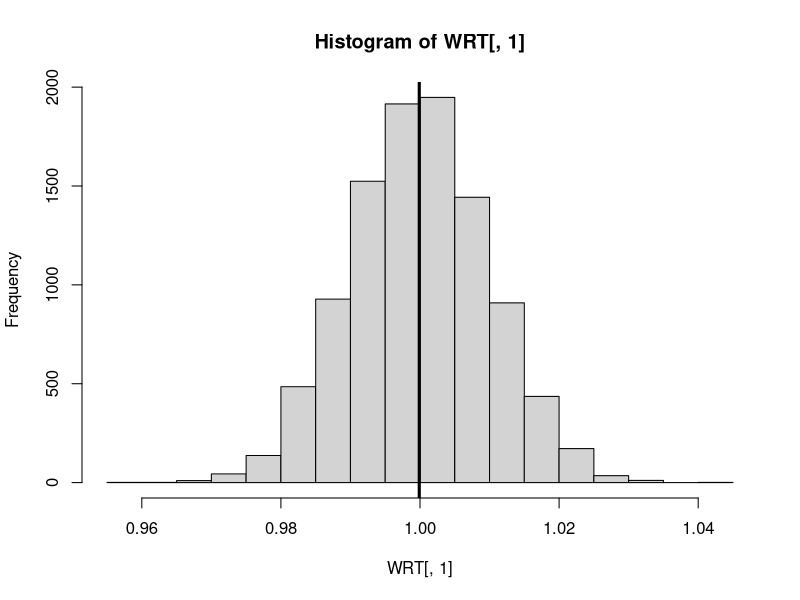
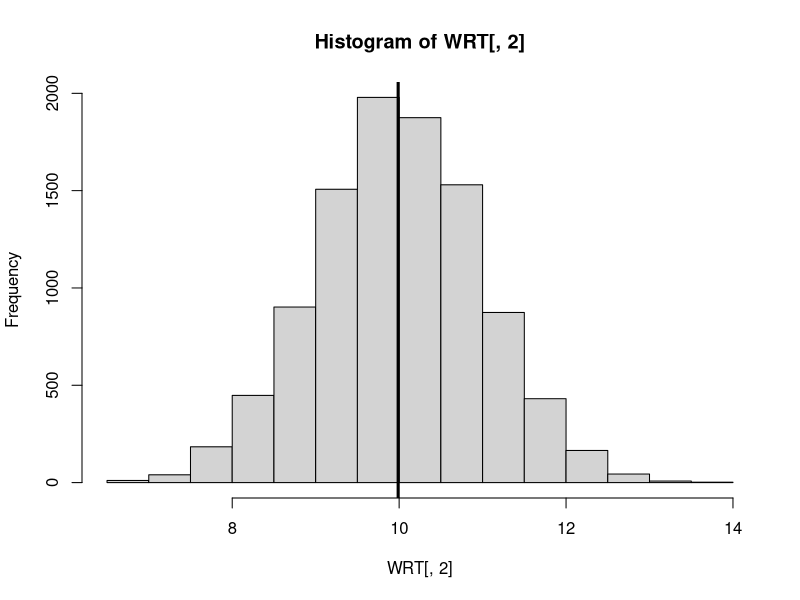
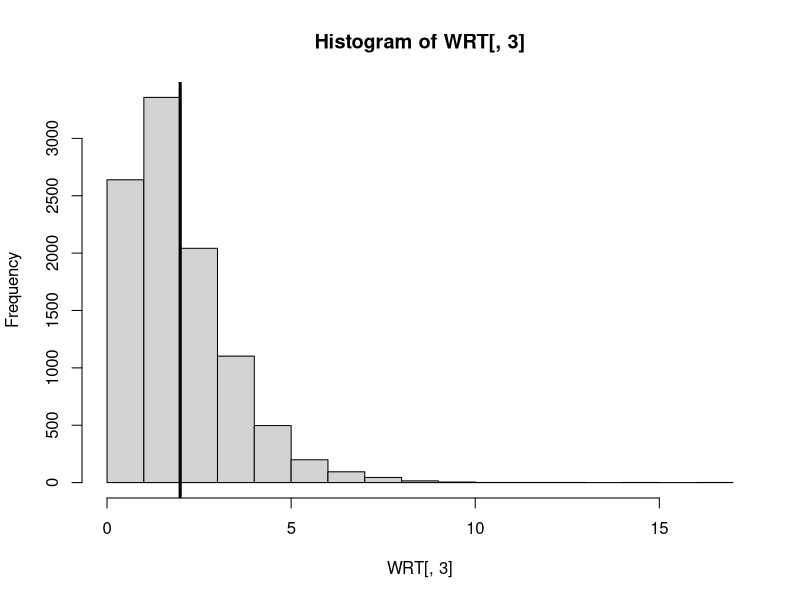
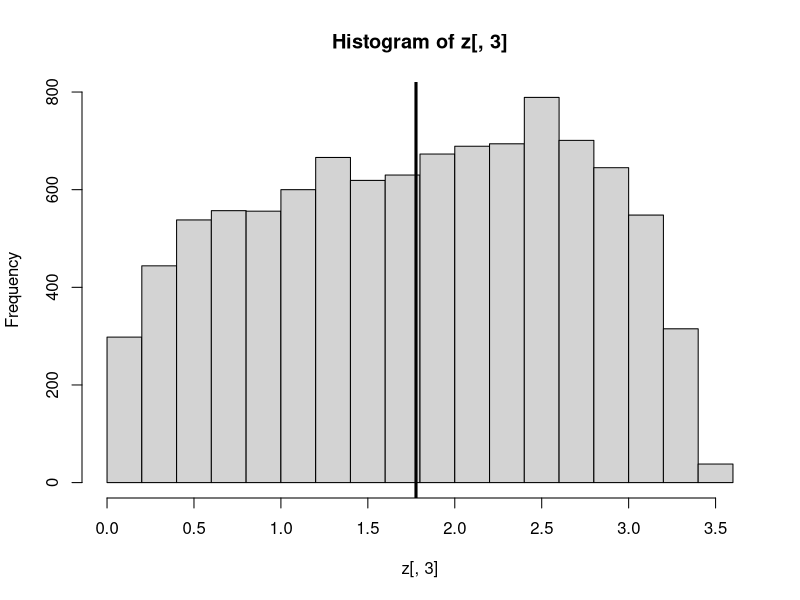
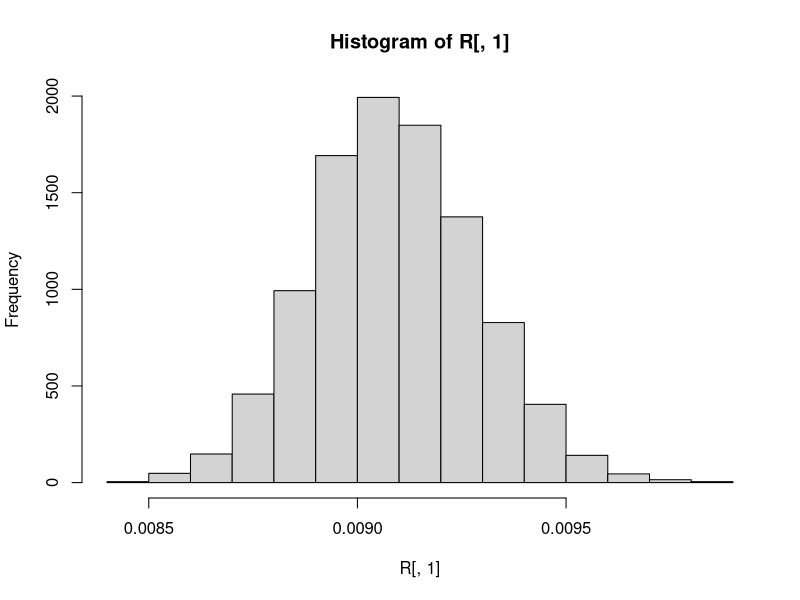
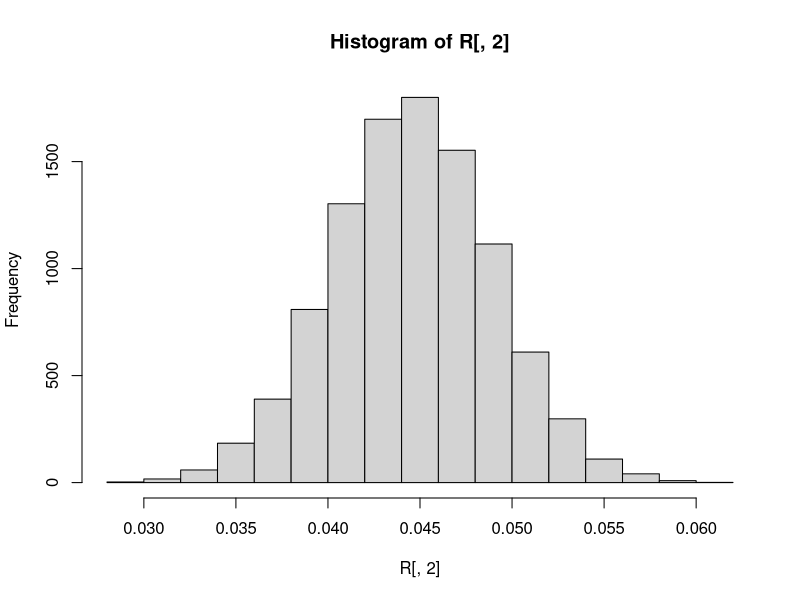
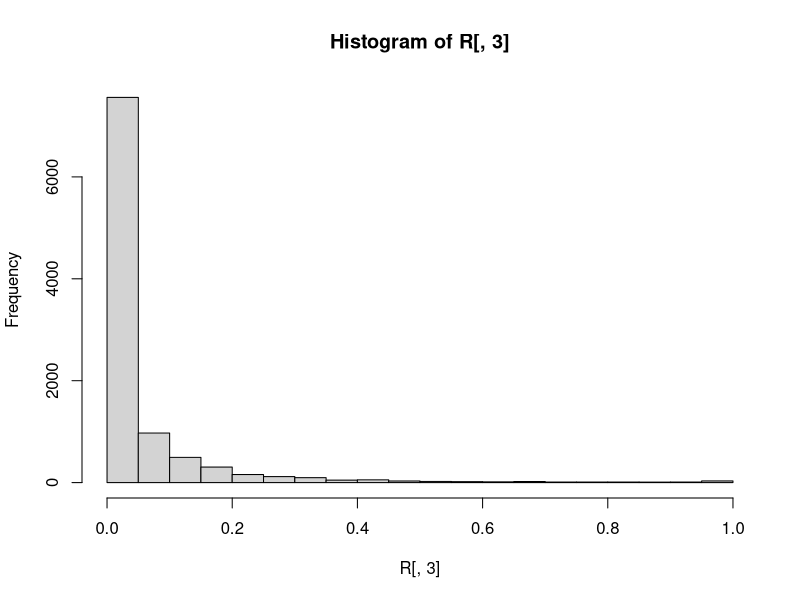
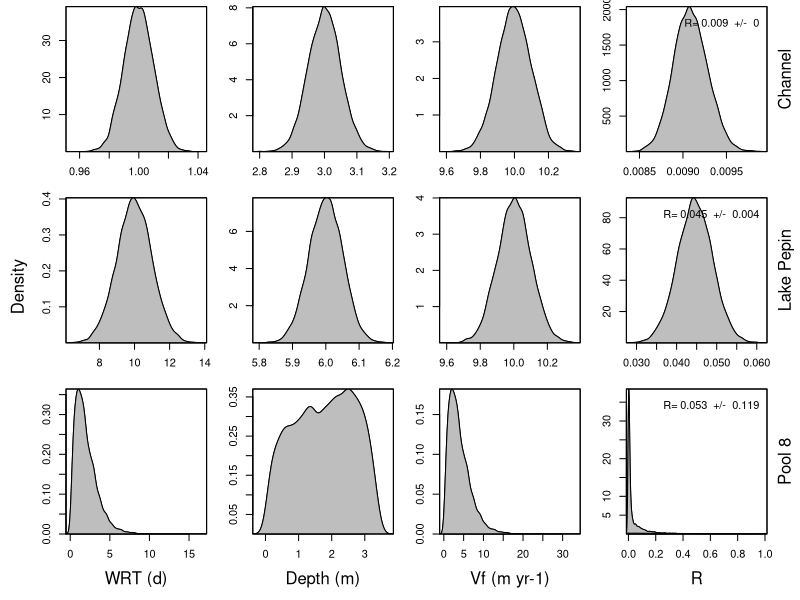

The R source for these figures, in order:
#WRT distribution #days
WRT<-matrix(ncol=3, nrow=10000)
#Channel Only
WRT[,1]<-rnorm(10000, sd=0.01, mean=1)
hist(WRT[,1])
abline(v=mean(WRT[,1]), lwd=3)

#Lake Pepin Only
WRT[,2]<-rnorm(10000, sd=1, mean=10)
hist(WRT[,2])
abline(v=mean(WRT[,2]), lwd=3)

#Pool 8 example
WRT[,3]<-rchisq(10000, df=4)/2 
hist(WRT[,3])
abline(v=mean(WRT[,3]), lwd=3)

#vf (m yr-1) distribution independent of WRT for x=1,2; but dependent on x=3
vf<-WRT
vf[,]<-NA
vf[,1]<-rnorm(10000, sd=0.1, mean=10)
vf[,2]<-rnorm(10000, sd=0.1, mean=10)
vf[,3]<-WRT[,3]*2
# vf[,3]<-rnorm(10000, sd=0.1, mean=10)

#z (m) distribution dependent of WRT for x=1,2; but independent on x=1
z<-WRT
z[,]<-NA
z[,1]<-rnorm(10000, sd=0.05, mean=3)
z[,2]<-rnorm(10000, sd=0.05, mean=6)
z[,3]<-(3.5-WRT[,3])
z[which(z[,3]<=0.1),3]<-runif(length(z[which(z[,3]<=0.1),3]), 0.001, 1.5)

hist(z[,3])
abline(v=mean(z[,3]), lwd=3)


exponent<-WRT/365*vf/z*(-1)

R<-1-exp(exponent)
hist(R[,1])
hist(R[,2])
hist(R[,3])

summary(R[,1])
summary(R[,2])
summary(R[,3])

list<-list(WRT, z, vf, R)
names<-c("Channel", "Lake Pepin", "Pool 8")
matrix_names<-c("WRT (d)", "Depth (m)", "Vf (m yr-1)", "R")
matrix=1
example=1
for (matrix in 1:4){
  for (example in 1:ncol(WRT)){
    if (matrix==1 & example==1){
      png("N_Model/NModel2.png", width=11, height=8.5,res=200, units="in")
      par(mfcol=c(ncol(WRT),4))
      par(oma=c(2,2,0,2))
      par(mar=c(3,3,0.5,0.5))
    }

   
     if(matrix==4){
        # hist(list[[matrix]][,example], main="", xlab="", ylab="", xaxs="i", col="grey")
        c<-list[[matrix]][,example]
        d<-density(list[[matrix]][,example])
        plot(d, main="", xlab="", ylab="", xaxs="i", yaxs='i',col="black")
        polygon(d, col="grey", border="black")
        box(which='plot')
        mtext(names[example], 4, 1)
        legend("topright", inset=0.02, bty="n", paste("R=", round(mean(c), 3), " +/- ", round(sd(c),3)))}
    
    else {
      # hist(list[[matrix]][,example], main="", xlab="", ylab="", xaxs="i", col="grey")
      d<-density(list[[matrix]][,example])
      plot(d, main="", xlab="", ylab="", xaxs="i", yaxs='i',col="black")
      polygon(d, col="grey", border="black")
      box(which='plot')
    }
    if (example==ncol(WRT)){
      mtext(matrix_names[matrix], 1, 3)
    }
  }

}
mtext("Density", 2, 0, outer=T)
dev.off()
